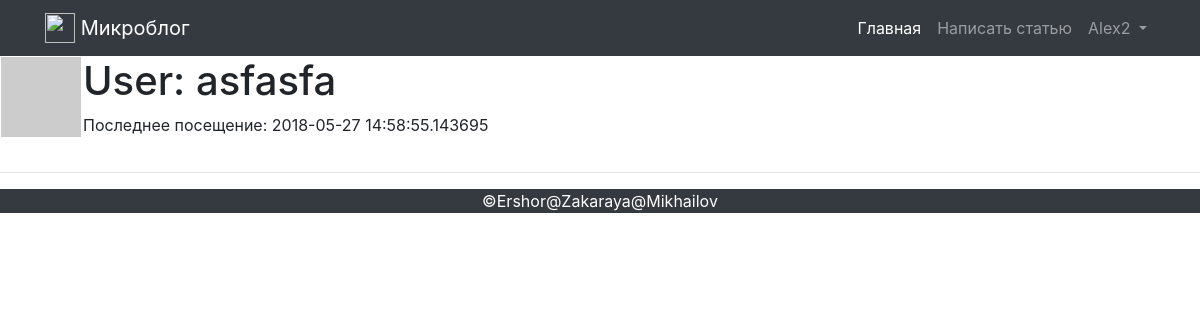
The app's page /user/asfasfa (signed in) with its own data.
### app/models.py (models this page shows, shortened)
class PaginatedAPIMixin(object):
    @staticmethod
    def to_collection_dict(query, page, per_page, endpoint, **kwargs):
        resources = query.paginate(page, per_page, False)
        data = {
            'items': [item.to_dict() for item in resources.items],
            '_meta': {
                'offset': page,
                'count': per_page,
                'total_pages': resources.pages,
                'total_items': resources.total
            },
            '_links': {
                'self': url_for(endpoint, offset=page, count=per_page,
                                **kwargs),
                'next': url_for(endpoint, offset=page + 1, count=per_page,
                                **kwargs) if resources.has_next else None,
                'prev': url_for(endpoint, offset=page - 1, count=per_page,
                                **kwargs) if resources.has_prev else None
            }
        }
        return data

class User(PaginatedAPIMixin, UserMixin, db.Model):
    id = db.Column(db.Integer, primary_key=True)
    username = db.Column(db.String(64), index=True, unique=True)
    email = db.Column(db.String(120), index=True, unique=True)
    password_hash = db.Column(db.String(128))
    posts = db.relationship('Post', backref='author', lazy='dynamic')
    about_me = db.Column(db.String(140))
    last_seen = db.Column(db.DateTime, default=datetime.utcnow)
    token = db.Column(db.String(32), index=True, unique=True)
    token_expiration = db.Column(db.DateTime)
    def avatar(self, size):
        digest = md5(self.email.lower().encode('utf-8')).hexdigest()
        return 'https://www.gravatar.com/avatar/{}?d=identicon&s={}'.format(digest, size)
    def __repr__(self):
        return self.username

### app/routes.py (the view)
@app.route('/user/<username>')
@login_required
def user(username):
    user = User.query.filter_by(username=username).first_or_404()
    return render_template('user.html', user=user, posts=user.posts)

### app/models.py (called while the page is built)
@login.user_loader
def load_user(uid):
    return User.query.get(int(uid))

### app/routes.py (called while the page is built)
@app.before_request
def before_request():
    if current_user.is_authenticated:
        current_user.last_seen = datetime.utcnow()
        db.session.commit()

### app/templates/user.html (shortened to what this page needs)
{% extends 'base.html' %}
{% block content %}
    <table>
        <tr valign="top">
            <td><img src="{{ user.avatar(128) }}"></td>
            <td>
                <h1>User: {{ user.username }}</h1>
                {% if user.last_seen %}
                    <p>
                        Последнее посещение: {{ user.last_seen }}
                    </p>
                {% endif %}
            </td>
        </tr>
        <tr>
            <td>
            </td>
        </tr>
    </table>
    <hr>
{% endblock %}

### app/templates/base.html (shortened to what this page needs)
<!DOCTYPE html>
<html lang="en">
<head>
    <link rel="stylesheet" href="https://maxcdn.bootstrapcdn.com/bootstrap/4.0.0/css/bootstrap.min.css">
    <link rel="stylesheet" href="https://maxcdn.bootstrapcdn.com/font-awesome/4.4.0/css/font-awesome.min.css">
    <link rel="stylesheet" href="{{ url_for('static', filename = 'css/index.css') }}">
</head>
<body>
    <nav class="navbar navbar-expand-lg navbar-dark bg-dark fixed-top">
        <div class="container">
            <a class="navbar-brand" href="/">
            <img src="https://v4-alpha.getbootstrap.com/assets/brand/bootstrap-solid.svg" width="30" height="30" class="d-inline-block align-top" alt="">
            Микроблог</a>
            <div class="collapse navbar-collapse" id="navbarResponsive">
                <nav class="navbar navbar-expand-sm bg-dark navbar-dark">
                </nav>
                <ul class="navbar-nav ml-auto">
                    <li class="nav-item active">
                        <a class="nav-link" href="{{url_for('index')}}">
                        Главная
                    </a>
                    </li>
                    {% if current_user.is_anonymous %}
                    <li class="nav-item">
                        <a class="nav-link" href="{{ url_for('login') }}"><span class="glyphicon glyphicon-user"></span>Логин</a>
                    </li>
                    <li class="nav-item">
                        <a class="nav-link" href="{{ url_for('register') }}">Регистрация</a>
                    </li>
                    {% else %}
                    <li class="nav-item">
                        <a class="nav-link" href="{{url_for('add_post')}}">Написать статью</a>
                    </li>
                    <li class="dropdown nav-item">
                        <a class="dropdown-toggle nav-link" data-toggle="dropdown" href="">
                            {{ current_user }}
                        </a>
                    </li>
                    {% endif %}
                </ul>
            </div>
        </div>
    </nav>
    {% block content %}
    {% endblock %}
    <footer class="bg-dark footer">
		<div class="container1 text-center">
			<span class="text-white">&copy;Ershor@Zakaraya@Mikhailov</span>
		</div>
	</footer>
</body>
</html>

### app/static/css/index.css (style rules this page uses)
body { padding-top: 54px; }
@media (min-width: 992px) { body { padding-top: 56px; } }

### records on screen
User: username "Alex2"
User: username "asfasfa", last_seen "2018-05-27 14:58:55.143695"
